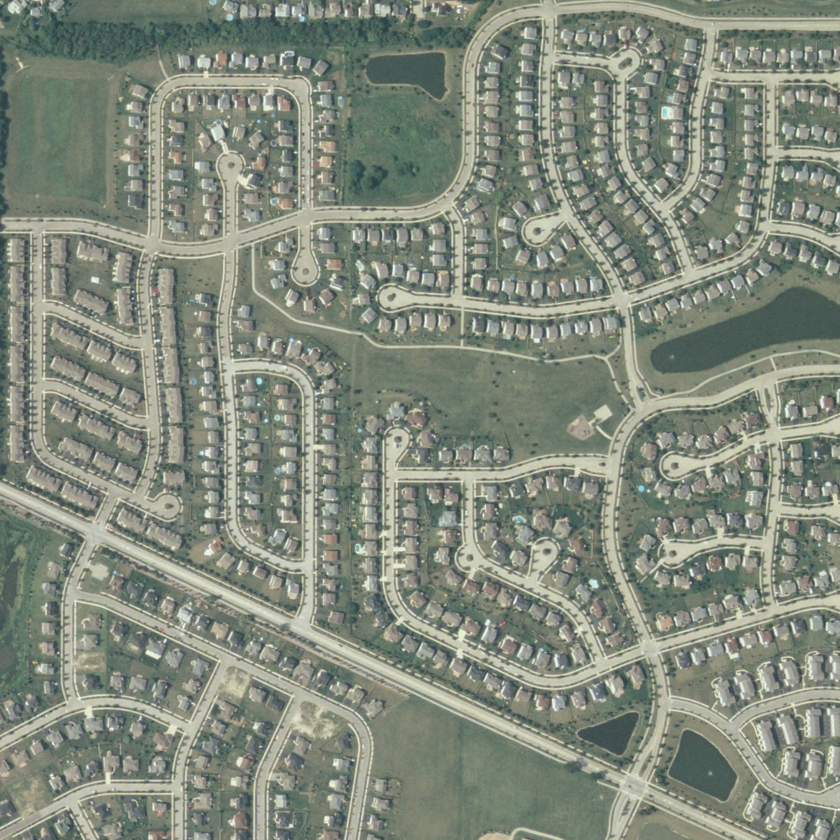
#> input picture ilk-3b-1024.tif, 840 x 840 px, shrunk from 1024 x 1024 before the run
$ python kmeans.py
#> lines starting #> are read from the running program, lines starting #| are printed output that depends on the picture
import numpy as np
import cv2

img = cv2.imread('ilk-3b-1024.tif')
#> img is the input picture: shape (840, 840, 3); mean B, G, R 124.2, 137.7, 130.2
Z = img.reshape((-1, 3))

# convert to np.float32
Z = np.float32(Z)

# define criteria, number of clusters(K) and apply kmeans()
criteria = (cv2.TERM_CRITERIA_EPS + cv2.TERM_CRITERIA_MAX_ITER, 10, 1.0)
K = 5

for K in range(1, 6):
    ret, label, center = cv2.kmeans(Z, K, None, criteria, 10, cv2.KMEANS_RANDOM_CENTERS)

    # Now convert back into uint8, and make original image
    center = np.uint8(center)
    res = center[label.flatten()]
    res2 = res.reshape((img.shape))

    cv2.imwrite('res2' + '.jpg', res2)
    cv2.waitKey(0)
    cv2.destroyAllWindows()
#> this loop made 5 passes
#> (ret, center) on passes 1 to 3: (2.6e+09, [[124, 137, 130]]), (716323462.9, [[163, 180, 178], [105, 117, 107]]), (394314342.6, [[122, 136, 131], [170, 188, 186], [96, 106, 92]])
#> ret on passes 4 to 5: 237156099.9, 170814889.4
#> pass 1, `res2 = res.reshape((img.shape))`:
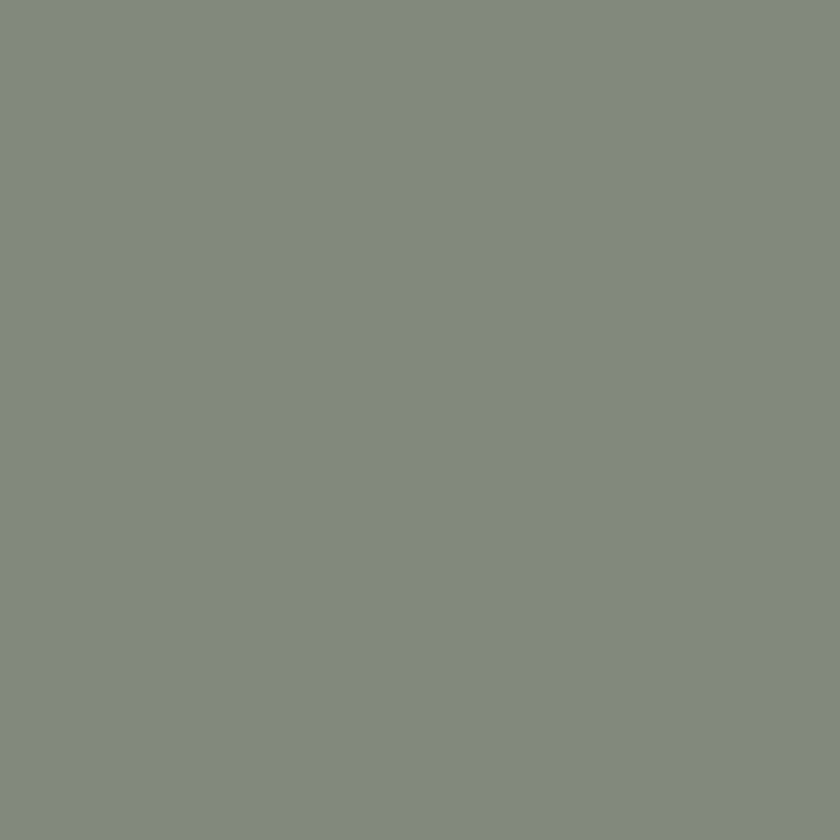
#> res2: shape (840, 840, 3); mean B, G, R 124, 137, 130
#> pass 2, `res2 = res.reshape((img.shape))`:
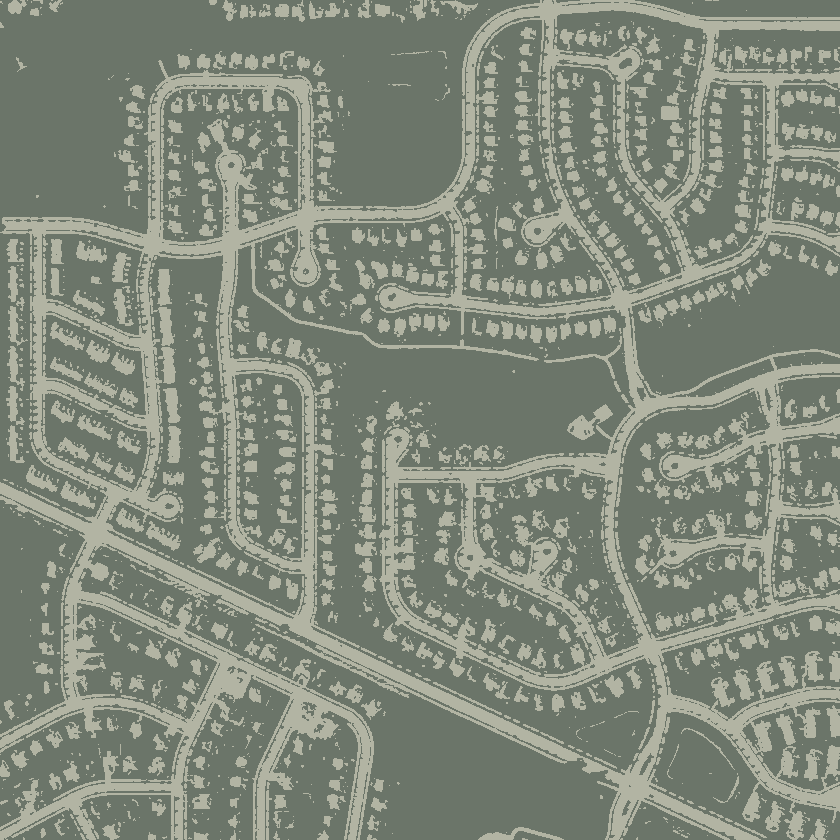
#> res2: shape (840, 840, 3); mean B, G, R 123.4, 137, 129.5
#> pass 3, `res2 = res.reshape((img.shape))`:
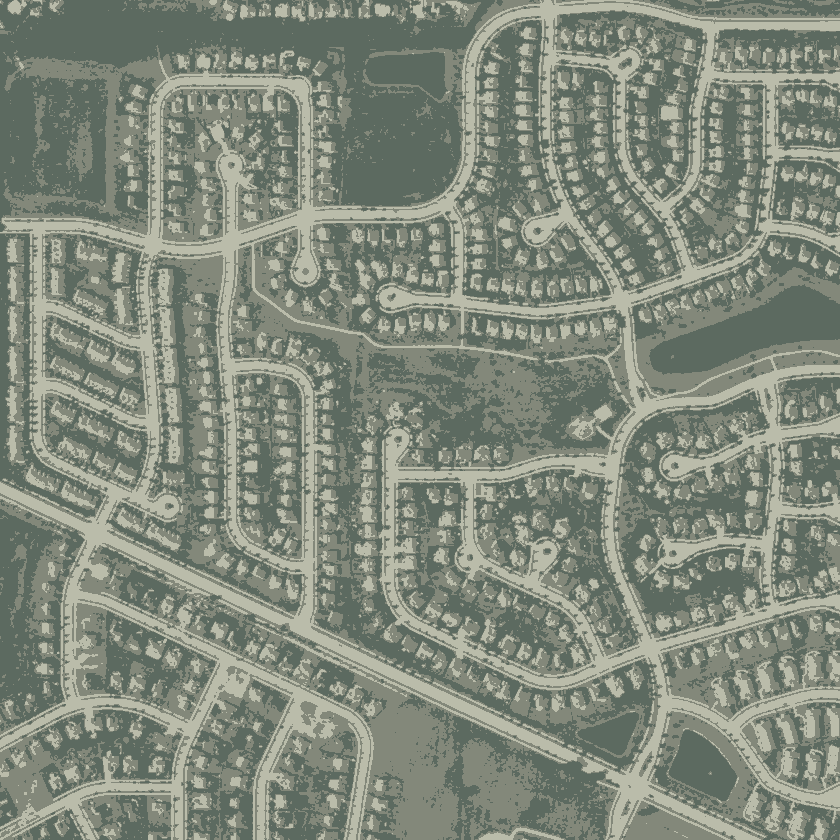
#> res2: shape (840, 840, 3); mean B, G, R 123.8, 137.2, 129.5
